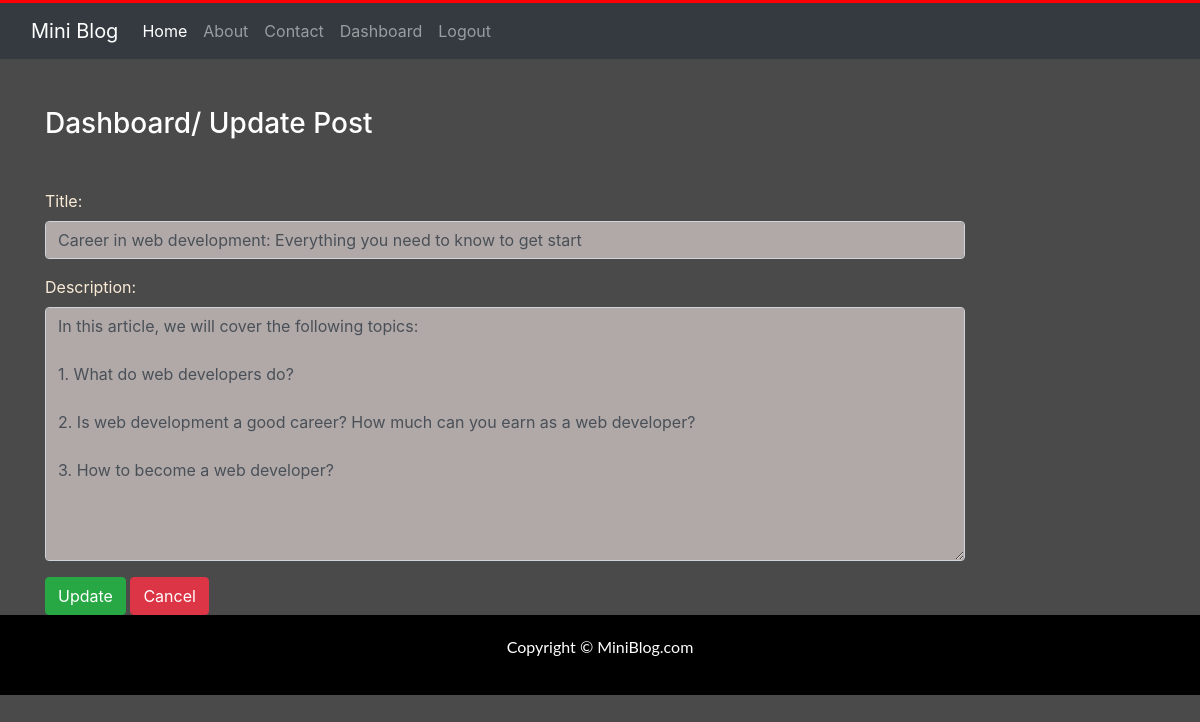
The page /updatepost/2/ (signed in) on the database its author committed.
### blog/models.py (models this page shows)
class Post(models.Model):
 title = models.CharField(max_length=150)
 desc = models.TextField()

### blog/views.py (the view)
# urls.py: path('updatepost/<int:id>/', views.update_post, name='updatepost'),
def update_post(request, id):
  if request.user.is_authenticated:
    if request.method == 'POST':
      pi = Post.objects.get(pk=id)
      form = PostForm(request.POST, instance=pi)
      if form.is_valid():
        form.save()
    else:
      pi = Post.objects.get(pk=id)
      form = PostForm(instance=pi)
    return render(request, 'blog/updatepost.html', {'form':form})
  else:
    return HttpResponseRedirect('/login/')

### blog/forms.py
class PostForm(forms.ModelForm):
  class Meta:
    model = Post
    fields = ['title', 'desc']
    labels = {'title':'Title', 'desc':'Description'}
    widgets = {'title':forms.TextInput(attrs={'class':'form-control'}),
    'desc':forms.Textarea(attrs={'class':'form-control'}), }

### blog/templates/blog/updatepost.html (shortened to what this page needs)
{% extends 'blog/base.html' %}
{% load static %}
{% block content %}
<div class="col-sm-10">
<h3 class="text-white my-5">Dashboard/ Update Post</h3>
<form action="" method="post" novalidate>
 {{form.as_p}}
 <input type="submit" value="Update" class="btn btn-success">
 <a href="{% url 'dashboard' %}" class="btn btn-danger">Cancel</a>
</form>
</div>
{% endblock content %}

### blog/static/blog/css/style.css (style rules this page uses)
body { background-color: rgb(75, 74, 74); color: antiquewhite; }
.form-control { background-color: rgb(177, 168, 168); }

### blog/static/blog/css/Additional.css (style rules this page uses)
* { margin:0; padding: 0; }

### rows shown on the page
Post: title "Career in web development: Everything you need to know to get start", desc "In this article, we will cover the following topics: 1. What do web developers do? 2. Is web development a good career? How much can you earn as a web developer? 3. How to become a web developer?"
